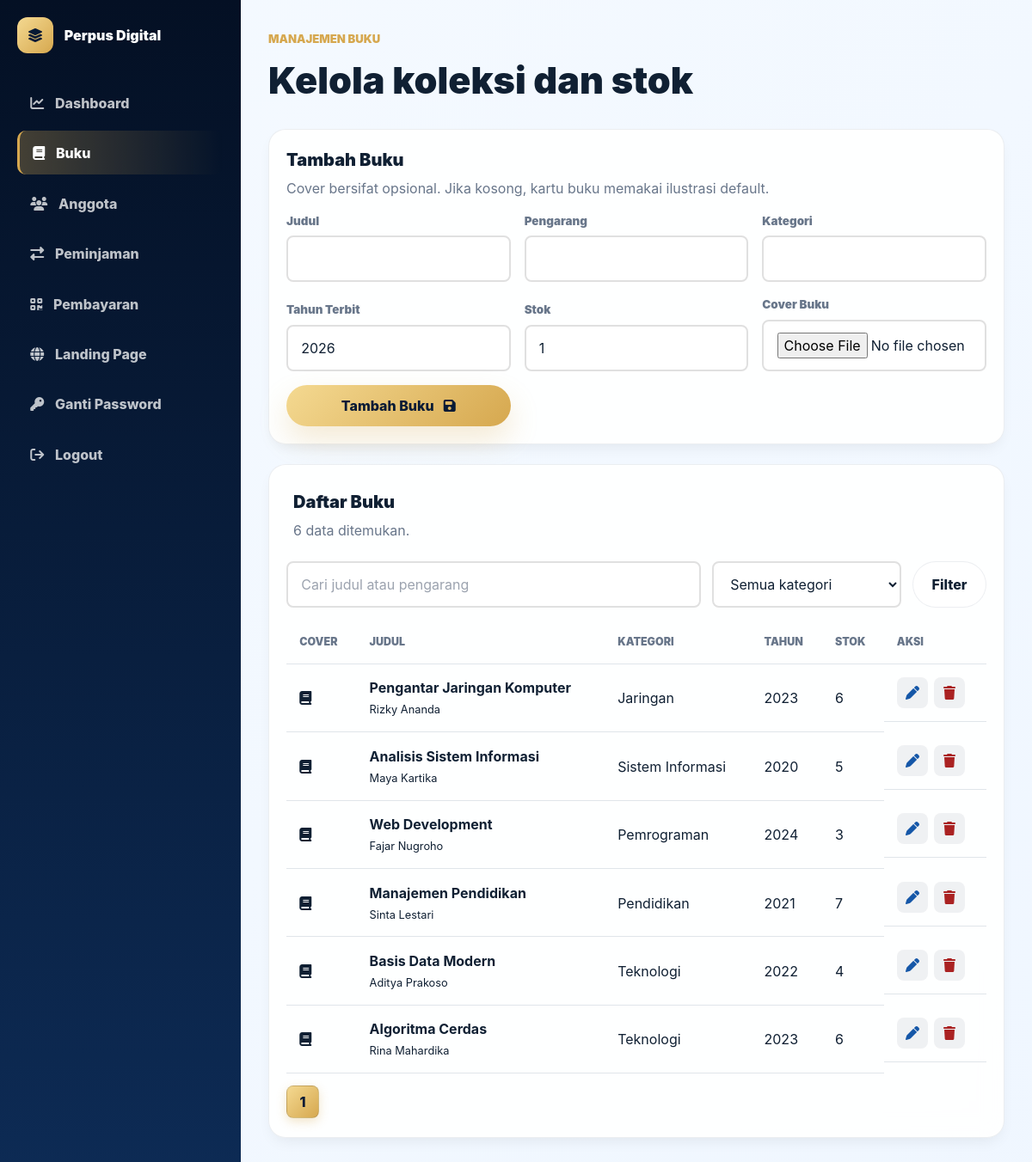
/admin/buku.php (signed in), run on an earlier commit of the app's database.
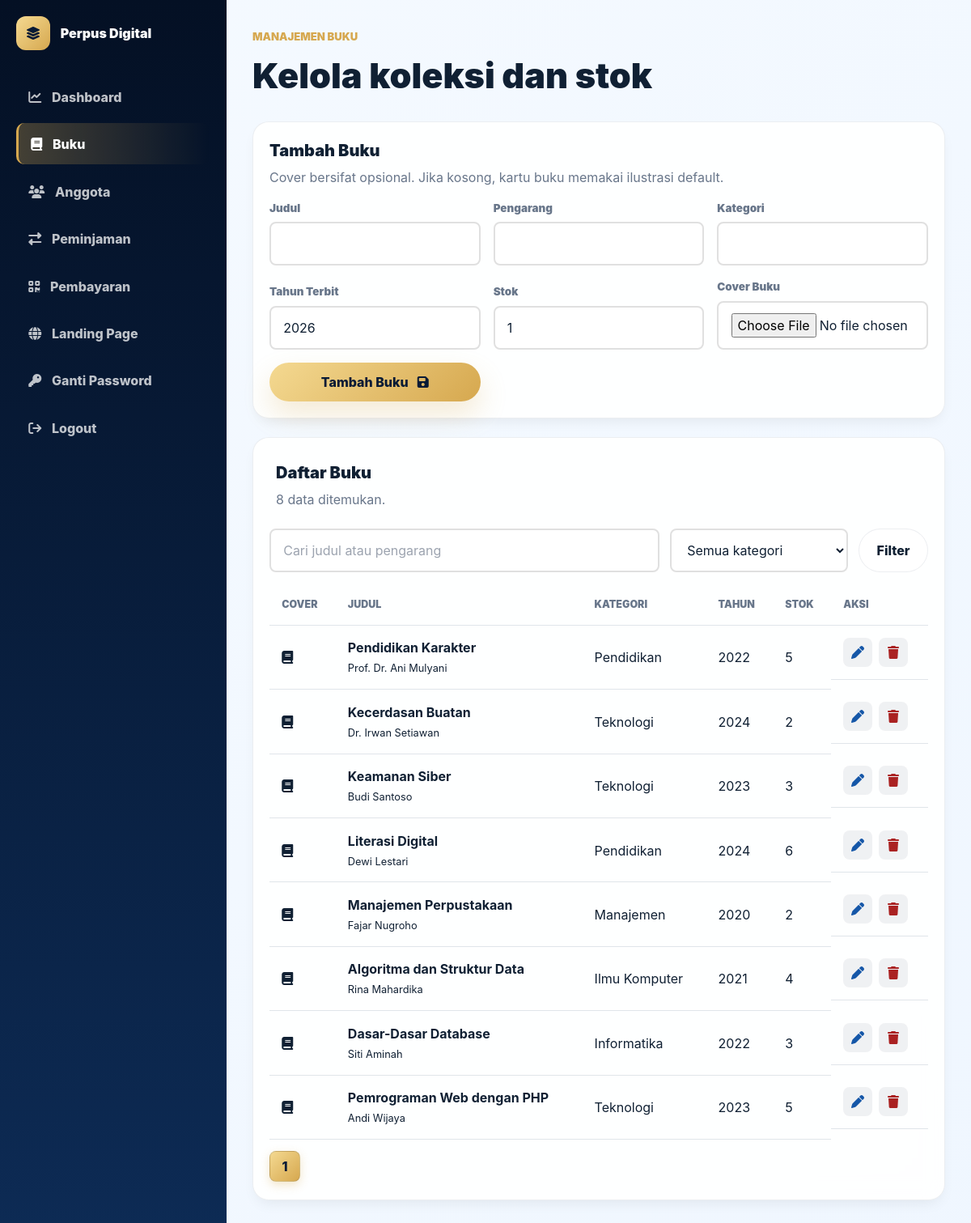
And on a later commit of the database.
### tables this page shows
CREATE TABLE buku (
    id_buku INT UNSIGNED AUTO_INCREMENT PRIMARY KEY,
    judul VARCHAR(200) NOT NULL,
    pengarang VARCHAR(100) NOT NULL,
    kategori VARCHAR(50) NOT NULL,
    tahun_terbit YEAR NOT NULL,
    stok INT UNSIGNED NOT NULL DEFAULT 0,
    cover_buku VARCHAR(255) DEFAULT NULL,
    deskripsi TEXT,
    total_rating DECIMAL(2,1) DEFAULT 0.0,
    jumlah_rating INT UNSIGNED DEFAULT 0,
    created_at TIMESTAMP DEFAULT CURRENT_TIMESTAMP
);

### admin/buku.php (the view, shortened to what the changed rows need)
<?php
require_once __DIR__ . '/../koneksi.php';
function clean_text(string $value): string
{
    return trim(strip_tags($value));
}
$editBook = null;
$search = clean_text($_GET['q'] ?? '');
$category = clean_text($_GET['kategori'] ?? '');
$page = max((int) ($_GET['page'] ?? 1), 1);
$limit = 8;
$offset = ($page - 1) * $limit;
$where = [];
$params = [];
$whereSql = $where ? 'WHERE ' . implode(' AND ', $where) : '';
$countStatement = $pdo->prepare("SELECT COUNT(*) FROM buku {$whereSql}");
$countStatement->execute($params);
$totalRows = (int) $countStatement->fetchColumn();
$totalPages = max((int) ceil($totalRows / $limit), 1);
$dataStatement = $pdo->prepare("SELECT * FROM buku {$whereSql} ORDER BY id_buku DESC LIMIT {$limit} OFFSET {$offset}");
$dataStatement->execute($params);
$books = $dataStatement->fetchAll();
?>
<!DOCTYPE html>
<html lang="id">
<head>
  <script src="https://cdn.tailwindcss.com"></script>
  <link rel="stylesheet" href="https://cdnjs.cloudflare.com/ajax/libs/font-awesome/6.5.2/css/all.min.css">
  <link rel="stylesheet" href="../assets/css/style.css">
</head>
<body class="admin-body">
  <main class="admin-main">
    <header class="admin-topbar"><div><span>Manajemen Buku</span><h1>Kelola koleksi dan stok</h1></div></header>
    <section class="admin-panel">
      <div class="admin-panel-head"><div><h2><?= $editBook ? 'Edit Buku' : 'Tambah Buku' ?></h2><p>Cover bersifat opsional. Jika kosong, kartu buku memakai ilustrasi default.</p></div></div>
    </section>
    <section class="admin-panel">
      <div class="admin-panel-head"><div><h2>Daftar Buku</h2><p><?= number_format($totalRows, 0, ',', '.') ?> data ditemukan.</p></div></div>
      <div class="admin-table-wrap">
          <table class="admin-table">
              <thead>
                  <tr>
                      <th>Cover</th>
                      <th>Judul</th>
                      <th>Kategori</th>
                      <th>Tahun</th>
                      <th>Stok</th>
                      <th>Aksi</th>
                  </tr>
              </thead>
              <tbody>
                <?php foreach ($books as $book): ?>
                <tr>
<td>
    <?php if (!empty($book['cover_buku'])): ?>
        <img class="admin-cover" src="../<?= $book['cover_buku'] ?>?t=<?= time() ?>" width="50" height="60" style="object-fit: cover;" alt="cover">
    <?php else: ?>
        <span class="admin-cover fallback"><i class="fa-solid fa-book"></i></span>
    <?php endif; ?>
</td>
                    <td><strong><?= htmlspecialchars($book['judul']) ?></strong><br><small><?= htmlspecialchars($book['pengarang']) ?></small></td>
                    <td><?= htmlspecialchars($book['kategori']) ?></td>
                    <td><?= htmlspecialchars((string) $book['tahun_terbit']) ?></td>
                    <td><?= htmlspecialchars((string) $book['stok']) ?></td>
                    <td class="admin-actions">
                        <a href="buku.php?edit=<?= (int) $book['id_buku'] ?>&<?= time() ?>" class="admin-icon edit"><i class="fa-solid fa-pen"></i></a>
<form method="POST" onsubmit="showConfirmModal('⚠️ Yakin ingin menghapus buku ini?', this, this.querySelector('button')); return false;">
    <button class="admin-icon danger" type="submit"><i class="fa-solid fa-trash"></i></button>
</form>
                    </td>
                </tr>
                <?php endforeach; ?>
              </tbody>
          </table>
      </div>
      <div class="admin-pagination">
        <?php for ($i = 1; $i <= $totalPages; $i++): ?>
          <a class="<?= $i === $page ? 'active' : '' ?>" href="?q=<?= urlencode($search) ?>&kategori=<?= urlencode($category) ?>&page=<?= $i ?>&<?= time() ?>"><?= $i ?></a>
        <?php endfor; ?>
      </div>
    </section>
  </main>
</body>
</html>

What changed in the data, as far as the page shows it:
added buku: judul "Pendidikan Karakter", pengarang "Prof. Dr. Ani Mulyani", kategori "Pendidikan", tahun_terbit "2022", stok "5"
added buku: judul "Kecerdasan Buatan", pengarang "Dr. Irwan Setiawan", kategori "Teknologi", tahun_terbit "2024", stok "2"
changed buku: judul "Pengantar Jaringan Komputer" → "Keamanan Siber"; pengarang "Rizky Ananda" → "Budi Santoso"; kategori "Jaringan" → "Teknologi"; stok "6" → "3"
changed buku: judul "Analisis Sistem Informasi" → "Literasi Digital"; pengarang "Maya Kartika" → "Dewi Lestari"; kategori "Sistem Informasi" → "Pendidikan"; tahun_terbit "2020" → "2024"; stok "5" → "6"
changed buku "Fajar Nugroho": judul "Web Development" → "Manajemen Perpustakaan"; kategori "Pemrograman" → "Manajemen"; tahun_terbit "2024" → "2020"; stok "3" → "2"
changed buku: judul "Manajemen Pendidikan" → "Algoritma dan Struktur Data"; pengarang "Sinta Lestari" → "Rina Mahardika"; kategori "Pendidikan" → "Ilmu Komputer"; stok "7" → "4"
changed buku: judul "Basis Data Modern" → "Dasar-Dasar Database"; pengarang "Aditya Prakoso" → "Siti Aminah"; kategori "Teknologi" → "Informatika"; stok "4" → "3"
changed buku: judul "Algoritma Cerdas" → "Pemrograman Web dengan PHP"; pengarang "Rina Mahardika" → "Andi Wijaya"; stok "6" → "5"
Also different on the page:
$totalRows: "6" → "8"
